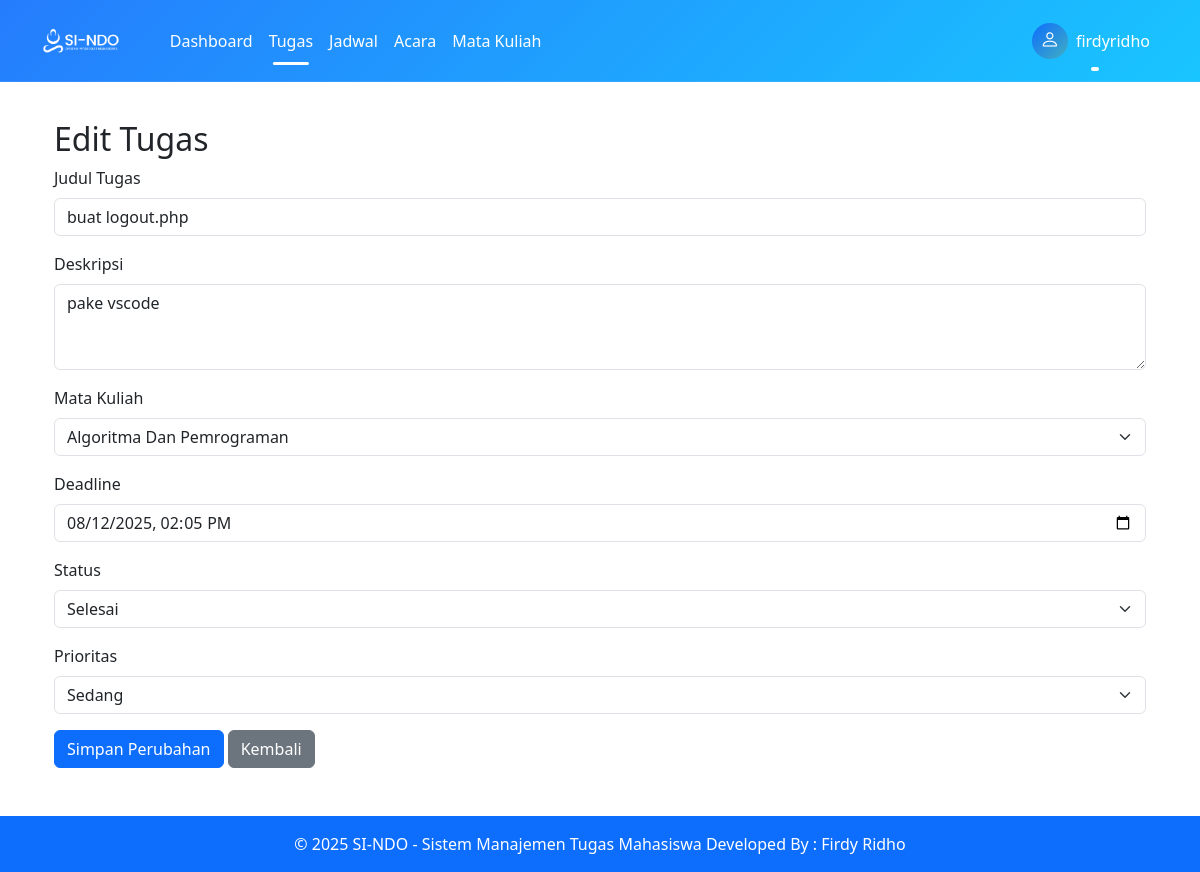
Page /pages/tugas/edit.php?id=2 (signed in) on the committed database.
### tables this page shows
CREATE TABLE `tugas` (
  `id` int(11) NOT NULL,
  `judul` varchar(100) NOT NULL,
  `deskripsi` text DEFAULT NULL,
  `mk_id` int(11) NOT NULL,
  `deadline` datetime NOT NULL,
  `status` enum('Belum Dimulai','Dalam Pengerjaan','Selesai') DEFAULT 'Belum Dimulai',
  `prioritas` enum('Rendah','Sedang','Tinggi') DEFAULT 'Sedang',
  `user_id` int(11) NOT NULL,
  `created_at` timestamp NOT NULL DEFAULT current_timestamp()
);

CREATE TABLE `mata_kuliah` (
  `id` int(11) NOT NULL,
  `kode_mk` varchar(20) NOT NULL,
  `nama_mk` varchar(100) NOT NULL,
  `sks` int(11) NOT NULL,
  `dosen` varchar(100) NOT NULL,
  `ruangan` varchar(20) DEFAULT NULL,
  `user_id` int(11) NOT NULL
);

### pages/tugas/edit.php (the view, shortened to what this page needs)
<?php
require_once '../../config/database.php';
$stmt = $pdo->prepare("SELECT * FROM tugas WHERE id = ? AND user_id = ?");
$stmt->execute([$_GET['id'], $_SESSION['user_id']]);
$tugas = $stmt->fetch(PDO::FETCH_ASSOC);
$stmt = $pdo->prepare("SELECT * FROM mata_kuliah WHERE user_id = ?");
$stmt->execute([$_SESSION['user_id']]);
$mata_kuliah = $stmt->fetchAll(PDO::FETCH_ASSOC);
?>
<?php include '../../includes/header.php'; ?>
<div class="container mt-4">
    <h2>Edit Tugas</h2>
    <form method="post">
        <div class="mb-3">
            <label for="judul" class="form-label">Judul Tugas</label>
            <input type="text" class="form-control" id="judul" name="judul" value="<?= htmlspecialchars($tugas['judul']) ?>" required>
        </div>
        <div class="mb-3">
            <label for="deskripsi" class="form-label">Deskripsi</label>
            <textarea class="form-control" id="deskripsi" name="deskripsi" rows="3"><?= htmlspecialchars($tugas['deskripsi']) ?></textarea>
        </div>
        <div class="mb-3">
            <label for="mk_id" class="form-label">Mata Kuliah</label>
            <select class="form-select" id="mk_id" name="mk_id">
                <?php foreach ($mata_kuliah as $mk): ?>
                    <option value="<?= $mk['id'] ?>" <?= $mk['id'] == $tugas['mk_id'] ? 'selected' : '' ?>>
                        <?= htmlspecialchars($mk['nama_mk']) ?>
                    </option>
                <?php endforeach; ?>
            </select>
        </div>
        <div class="mb-3">
            <label for="deadline" class="form-label">Deadline</label>
            <input type="datetime-local" class="form-control" id="deadline" name="deadline"
                   value="<?= date('Y-m-d\TH:i', strtotime($tugas['deadline'])) ?>" required>
        </div>
        <div class="mb-3">
            <label for="status" class="form-label">Status</label>
            <select class="form-select" id="status" name="status">
                <option value="Selesai" <?= $tugas['status'] == 'Selesai' ? 'selected' : '' ?>>Selesai</option>
            </select>
        </div>
        <div class="mb-3">
            <label for="prioritas" class="form-label">Prioritas</label>
            <select class="form-select" id="prioritas" name="prioritas">
                <option value="Sedang" <?= $tugas['prioritas'] == 'Sedang' ? 'selected' : '' ?>>Sedang</option>
            </select>
        </div>
        <button type="submit" class="btn btn-primary">Simpan Perubahan</button>
        <a href="index.php" class="btn btn-secondary">Kembali</a>
    </form>
</div>
<?php include '../../includes/footer.php'; ?>

### rows in the picture
tugas: judul "buat logout.php", deskripsi "pake vscode", mk_id "Algoritma Dan Pemrograman", deadline "08/12/2025 14:05", status "Selesai", prioritas "Sedang"

### other values in the picture
$_SESSION['username'] "firdyridho"
